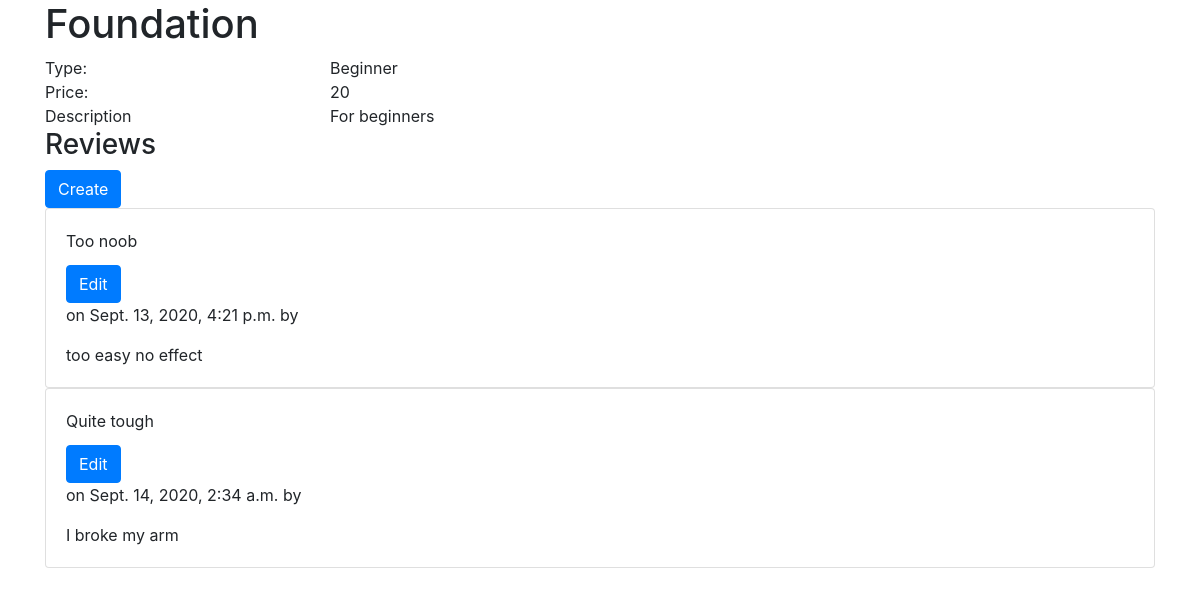
Before: /products/exercise/details/2 with the older database file.
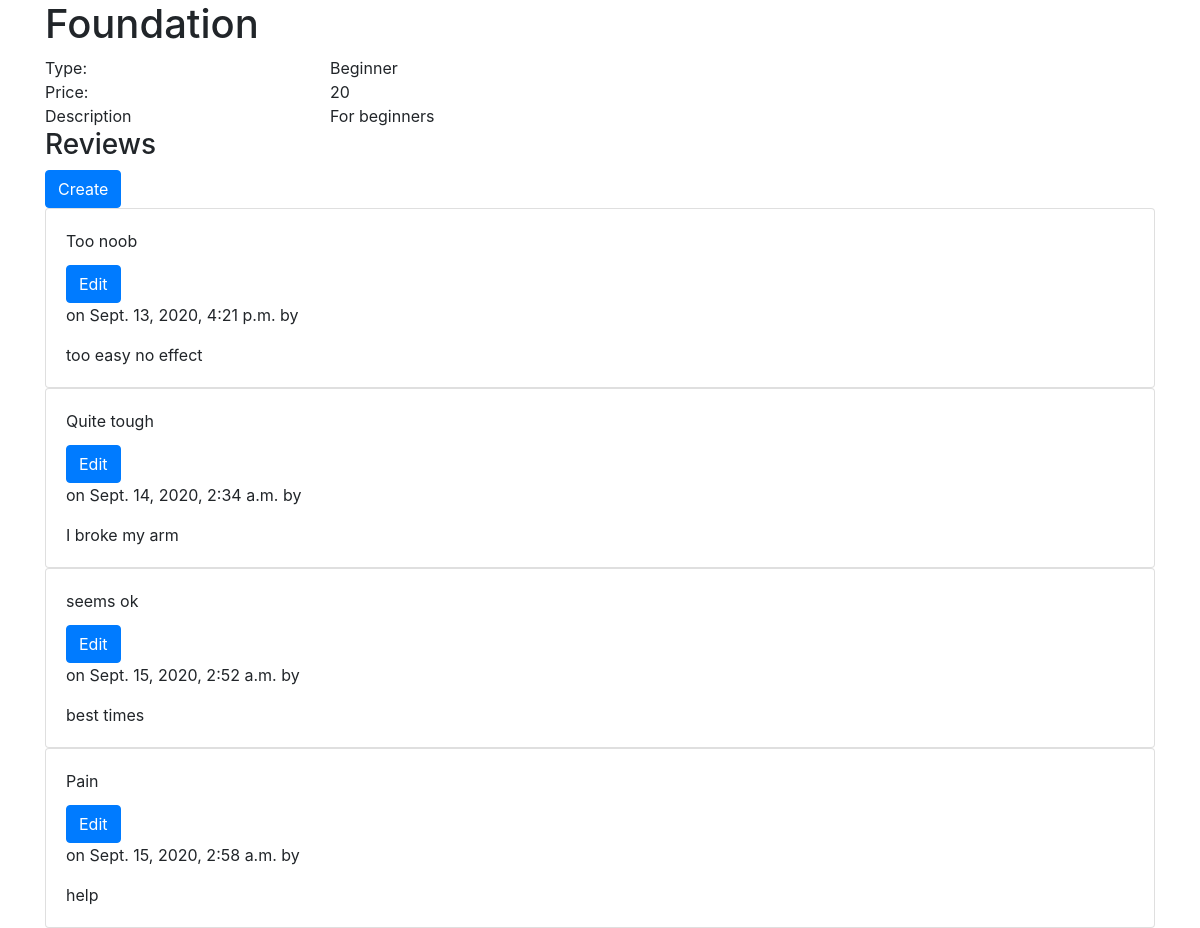
After: the same page with the newer database file.
### reviews/models.py (models this page shows, shortened)
class ExerciseReview(models.Model):
    title = models.CharField(blank=False, max_length=255)
    content = models.TextField(blank=False, max_length=255)
    datetime = models.DateTimeField(auto_now=True)
    exercise = models.ForeignKey(Exercise, on_delete=models.CASCADE)
    customer = models.ForeignKey(User, on_delete=models.CASCADE)

### products/views.py (the view)
def view_exercise_details(request, exercise_id):
    exercise_model = get_object_or_404(Exercise, pk=exercise_id)
    return render(request, 'products/exercise_details.template.html', {
        "exercise": exercise_model
    })

### products/models.py (called while the page is built)
    def __str__(self):
        return self.type

### products/templates/products/exercise_details.template.html (shortened to what this page needs)
{% extends 'base.template.html' %}
{% block content %}
<h1>{{exercise.title}}</h1>
<div class="row">
  <div class="col-3">
    Type:
  </div>
  <div class="col">
    {{exercise.exercise_type}}
  </div>
</div>
<div class="row">
  <div class="col-3">
    Price:
  </div>
  <div class="col">
    {{exercise.price}}
  </div>
</div>
<div class="row">
  <div class="col-3">Description</div>
  <div class="col">{{exercise.description}}</div>
</div>
<h3>Reviews</h3>
<a class="btn btn-primary" href="{% url 'create_exercise_review_route' exercise_id=exercise.id %}">Create</a>
{% for r in exercise.exercisereview_set.all %}
<div class="card">
  <div class="card-body">
    <div class="card-title">{{r.title}}</div>
    <a class="btn btn-primary" href="{% url 'update_exercise_review_route' exercisereview_id=r.id %}">Edit</a>
    <p>on {{r.datetime}} by {{r.customer.first_name}} {{r.customer.last_name}}</p>
    <div>
      {{r.content}}
    </div>
  </div>
</div>
{% endfor %}
{% endblock%}

Changed rows visible on the page:
added ExerciseReview: title "seems ok", datetime "Sept. 15, 2020, 2:52 a.m.", content "best times"
added ExerciseReview: title "Pain", datetime "Sept. 15, 2020, 2:58 a.m.", content "help"
